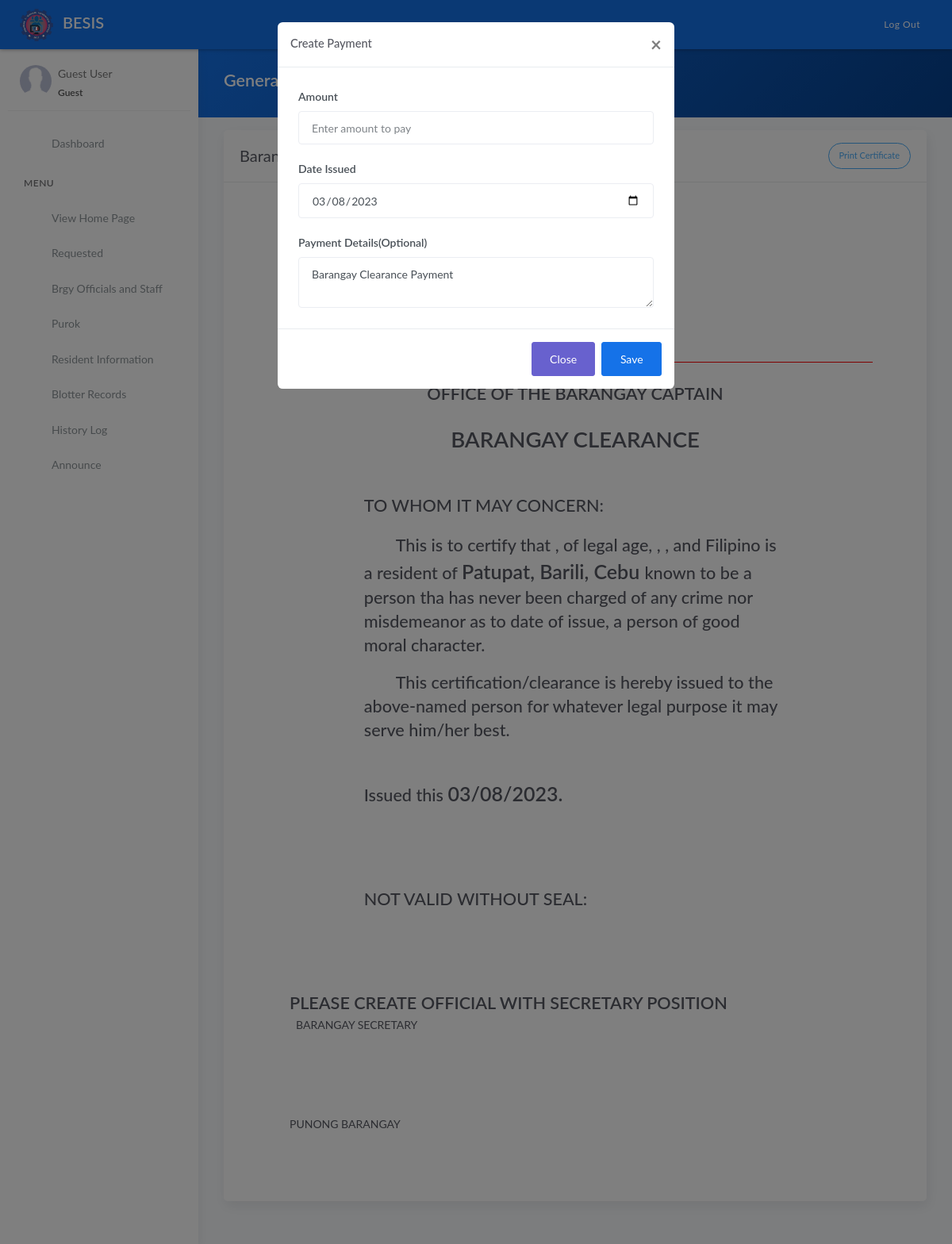
Before: /generate_brgy_cert.php with the older database file.
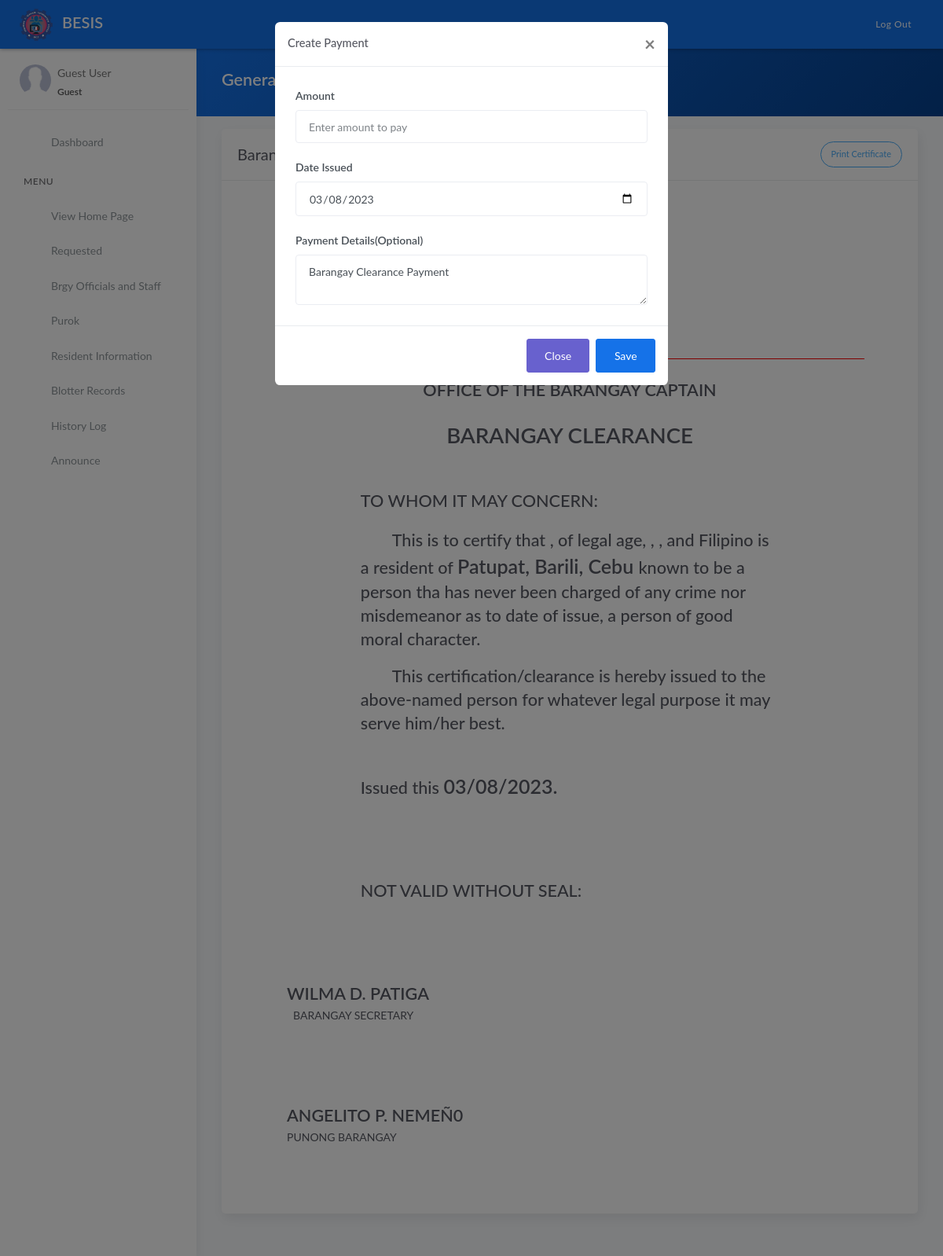
After: the same page with the newer database file.
### tables this page shows
CREATE TABLE `tblofficials` (
  `id` int(11) NOT NULL AUTO_INCREMENT,
  `name` varchar(50) DEFAULT NULL,
  `chairmanship` varchar(50) DEFAULT NULL,
  `position` varchar(50) DEFAULT NULL,
  `termstart` date DEFAULT NULL,
  `termend` date DEFAULT NULL,
  `status` varchar(20) DEFAULT NULL,
  PRIMARY KEY (`id`)
);

### templates/main-header.php (called while the page is built, shortened)
<?php include 'model/fetch_brgy_info.php' ?>

### model/fetch_brgy_info.php (called while the page is built, shortened)
<?php
    $query = "SELECT * FROM tblbrgy_info";
    $result = $conn->query($query);
	$row = $result->fetch_assoc();
	if($row){
		$province = $row['province'];
		$town	= $row['town'];
		$brgy 		= $row['brgy_name'];
	}
?>

### generate_brgy_cert.php (the view, shortened to what the changed rows need)
<?php include 'server/server.php' ?>
<?php
    $c = "SELECT * FROM tblofficials JOIN tblposition ON tblofficials.position=tblposition.id WHERE tblposition.position='Captain'";
    $captain = $conn->query($c)->fetch_assoc();
    $s = "SELECT * FROM tblofficials JOIN tblposition ON tblofficials.position=tblposition.id WHERE tblposition.position='Secretary'";
    $sec = $conn->query($s)->fetch_assoc();
?>
<!DOCTYPE html>
<html lang="en">
<head>
	<?php include 'templates/header.php' ?>
</head>
<body>
	<div class="wrapper">
		<?php include 'templates/main-header.php' ?>
		<div class="main-panel">
			<div class="content">
				<div class="panel-header bg-primary-gradient">
					<div class="page-inner">
						<div class="d-flex align-items-left align-items-md-center flex-column flex-md-row">
							<div>
								<h2 class="text-white fw-bold">Generate Certificate</h2>
							</div>
						</div>
					</div>
				</div>
				<div class="page-inner">
					<div class="row mt--2">
						<div class="col-md-12">
                            <div class="card">
								<div class="card-body m-5" id="printThis">
                                  <div class="d-flex flex-wrap justify-content-around" style="border-bottom:1px solid red">
										<div class="text-center">
											<h1 class="fw-bold mb-0">Barangay <?= ucwords($brgy) ?></h1>
										</div>
									</div>
                                    <div class="d-flex flex-wrap justify-content-center" >
                                        <div class="col-md-9">
                                            <div class="text-center">
                                                <h2 class="mt-4 fw-bold">OFFICE OF THE BARANGAY CAPTAIN</h2>
                                            </div>
                                            <div class="text-center">
                                                <h1 class="mt-4 fw-bold mb-5">BARANGAY CLEARANCE</h1>
                                            </div>
                                            <h2 class="mt-5">TO WHOM IT MAY CONCERN:</h2>
                                            <h2 class="mt-3" style="text-indent: 40px;">This is to certify that
                                            , of legal age, , ,
                                            and Filipino is a resident of <span class="fw-bold" style="font-size:25px"><?= ucwords($brgy) ?>, <?= ucwords($town) ?>, <?= ucwords($province) ?> </span> known to be a person tha has never been charged of any crime nor misdemeanor as to date of issue, a person of good moral character.</h2>
                                            <h2 class="mt-3" style="text-indent: 40px;">This certification/clearance is hereby issued to the above-named person for whatever legal purpose it may serve him/her best.</h2>
                                            <h2 class="mt-5">Issued this <span class="fw-bold" style="font-size:25px"><?= date('m/d/Y') ?>.</span></h2>
                                            <h2 class="text-uppercase" style="margin-top:100px; margin-bottom:100px;">NOT VALID WITHOUT SEAL:</h2>
                                        </div>
                                        <div class="col-md-12 ">
                                            <div class=" text-left  justify-content-end">
                                                <h2 class="fw-bold mb-0 text-uppercase" style="margin-bottom:200px;"><?= empty($sec['name']) ? 'Please Create Official with Secretary Position' : ucwords($sec['name']) ?></h2>
                                                <p class="ml-2" >BARANGAY SECRETARY</p>
                                            </div>
                                            <div class="text-left" style="margin-top:100px;">
                                                <h2 class="fw-bold mb-0 text-uppercase"><?= ucwords($captain['name']) ?></h2>
                                                <p class="mr-3">PUNONG BARANGAY</p>
                                            </div>
                                        </div>
                                    </div>
								</div>
							</div>
						</div>
					</div>
				</div>
			</div>
		</div>
	</div>
</body>
</html>

Changed rows visible on the page:
added tblofficials: name "WILMA D. PATIGA"
added tblofficials: name "ANGELITO P. NEMEÑ0"
Other visible differences:
text no longer shown: "PLEASE CREATE OFFICIAL WITH SECRETARY POSITION"
